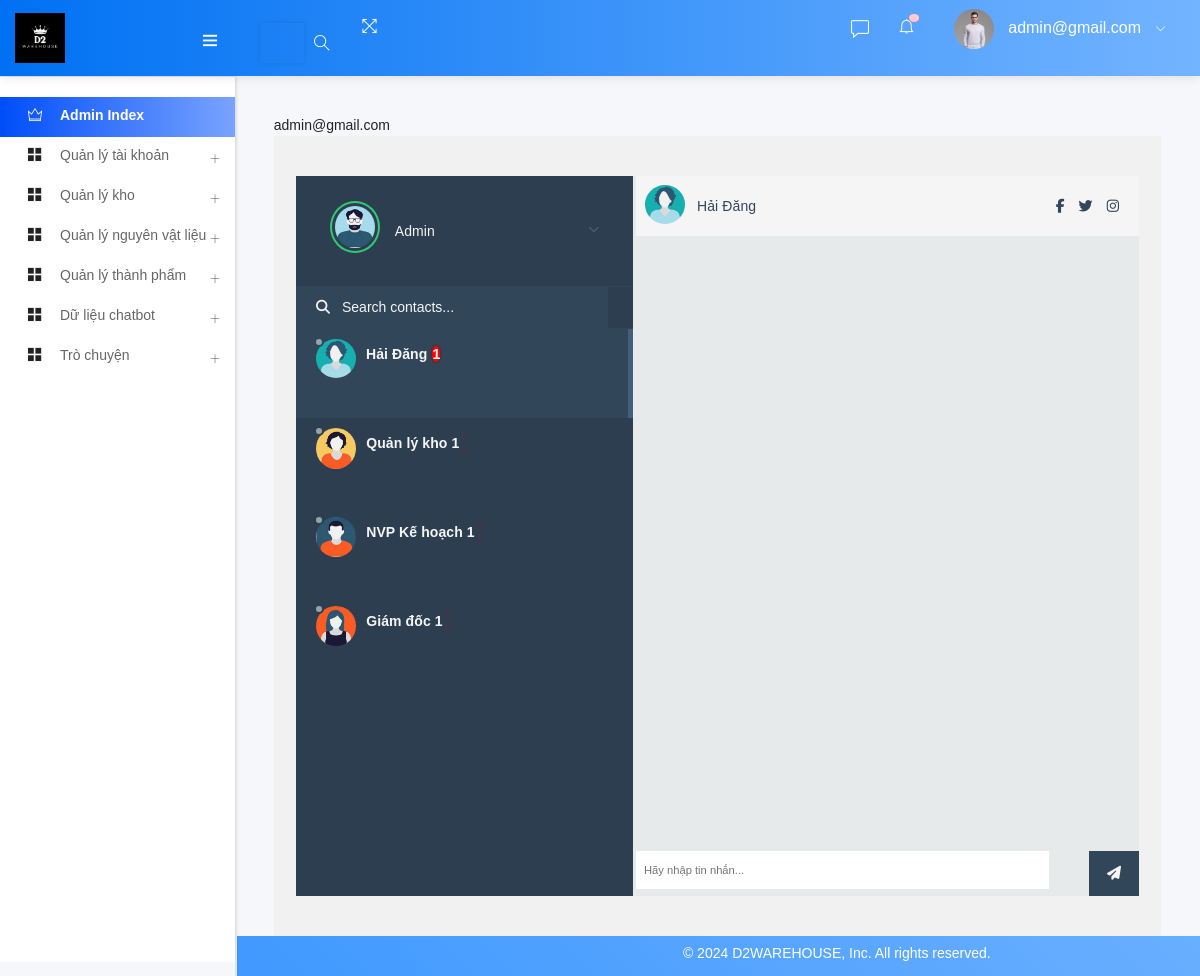
Screenshot of /chatapp.php (signed in) with the database file from the repository.
### tables this page shows
CREATE TABLE `add_logo` (
  `id` int(10) NOT NULL auto_increment,
  `img` varchar(200) NOT NULL,
  PRIMARY KEY  (`id`)
);

CREATE TABLE `chat_users` (
  `userid` int(11) NOT NULL,
  `username` varchar(255) NOT NULL,
  `email` varchar(100) NOT NULL,
  `password` varchar(255) NOT NULL,
  `avatar` varchar(255) NOT NULL,
  `current_session` int(11) NOT NULL,
  `online` int(11) NOT NULL,
  PRIMARY KEY  (`userid`)
);

### chatapp.php (called while the page is built, shortened)
<?php
include("template.php");
?>

### class/adminback.php (called while the page is built, shortened)
<?php
class  adminback
{
    private $connection;
    function __construct()
    {
        $dbhost = "localhost";
        $dbuser = "root";
        $dbpass = "";
        $dbname = "d2warehouse";
        $this->connection = mysqli_connect($dbhost, $dbuser, $dbpass, $dbname);
        mysqli_set_charset($this->connection,'UTF8');
    }
    function display_logo()
    {
        $query = "SELECT * FROM add_logo";
        if (mysqli_query($this->connection, $query)) {
            $pdt_info = mysqli_query($this->connection, $query);
            return $pdt_info;
        }
    }
}

### Chat.php (called while the page is built, shortened)
<?php
class Chat{
    private $host  = 'localhost';
    private $user  = 'root';
    private $password   = "";
    private $database  = "chatapp";
    private $chatTable = 'chat';
	private $chatUsersTable = 'chat_users';
	private $dbConnect = false;
    public function __construct(){
        if(!$this->dbConnect){
            $conn = new mysqli($this->host, $this->user, $this->password, $this->database);
            if($conn->connect_error){
                die("Error failed to connect to MySQL: " . $conn->connect_error);
            }else{
                $this->dbConnect = $conn;
            }
        }
    }
	private function getData($sqlQuery) {
		$result = mysqli_query($this->dbConnect, $sqlQuery);
		$data = array();
		while ($row = mysqli_fetch_array($result, MYSQLI_ASSOC)) {
			$data[] = $row;
		}
		return $data;
	}
	private function getNumRows($sqlQuery) {
		$result = mysqli_query($this->dbConnect, $sqlQuery);
		$numRows = mysqli_num_rows($result);
		return $numRows;
	}
	public function chatUsers($userid){
		$sqlQuery = "
			SELECT * FROM ".$this->chatUsersTable."
			WHERE userid != '$userid'";
		return  $this->getData($sqlQuery);
	}
	public function getUserDetails($userid){
		$sqlQuery = "
			SELECT * FROM ".$this->chatUsersTable."
			WHERE userid = '$userid'";
		return  $this->getData($sqlQuery);
	}
	public function getUseridByMail($mail)
	{
		$sqlQuery = "
			SELECT userid FROM ".$this->chatUsersTable."
			WHERE email = '$mail'";
		return  $this->getData($sqlQuery);
	}
	public function getUnreadMessageCount($senderUserid, $recieverUserid) {
		$sqlQuery = "
			SELECT * FROM ".$this->chatTable."
			WHERE sender_userid = '$senderUserid' AND reciever_userid = '$recieverUserid' AND status = '1'";
		$numRows = $this->getNumRows($sqlQuery);
		$output = '';
		if($numRows > 0){
			$output = $numRows;
		}
		return $output;
	}
}
?>

### views/chatapp_view.php (the view, shortened to what this page needs)
<?php
if(isset($_SESSION['user_mail'])) {
    $mail = $_SESSION['user_mail'];
    echo $mail;
    include('Chat.php');
    $chat = new Chat();
    $id = $chat->getUseridByMail($mail);
}
?>
<div class="container_app">
	<br>
		<div class="chatapp">
			<div id="frame_app">
				<div id="sidepanel_app">
					<div id="profile_app">
					<?php
					$loggedUser = $chat->getUserDetails($_SESSION['userid']);
					echo '<div class="wrap">';
					$currentSession = '';
					foreach ($loggedUser as $user) {
						$currentSession = $user['current_session'];
						echo '<img id="profile_app-img" src="assets/images/userpics/'.$user['avatar'].'" class="online" alt="" />';
						echo  '<p>'.$user['username'].'</p>';
							echo '<i class="fa fa-chevron-down expand-button" aria-hidden="true"></i>';
							echo '<div id="expanded">';
							echo '</div>';
					}
					echo '</div>';
					?>
					</div>
					<div id="search">
						<label for=""><i class="fa fa-search" aria-hidden="true"></i></label>
						<input type="text" placeholder="Search contacts..." />
					</div>
					<div id="contacts">
					<?php
					echo '<ul>';
					$chatUsers = $chat->chatUsers($_SESSION['userid']);
					foreach ($chatUsers as $user) {
						$status = 'offline';
						$activeUser = '';
						if($user['userid'] == $currentSession) {
							$activeUser = "active";
						}
						echo '<li id="'.$user['userid'].'" class="contact '.$activeUser.'" data-touserid="'.$user['userid'].'" data-tousername="'.$user['username'].'">';
						echo '<div class="wrap">';
						echo '<span id="status_'.$user['userid'].'" class="contact-status '.$status.'"></span>';
						echo '<img src="assets/images/userpics/'.$user['avatar'].'" alt="" />';
						echo '<div class="meta">';
						echo '<p class="name">'.$user['username'].'<span id="unread_'.$user['userid'].'" class="unread">'.$chat->getUnreadMessageCount($user['userid'], $_SESSION['userid']).'</span></p>';
						echo '<p class="preview"><span id="isTyping_'.$user['userid'].'" class="isTyping"></span></p>';
						echo '</div>';
						echo '</div>';
						echo '</li>';
					}
					echo '</ul>';
					?>
					</div>
				</div>
				<div class="content" id="content">
					<div class="contact-profile_app" id="userSection">
						<?php
						$userDetails = $chat->getUserDetails($currentSession);
						foreach ($userDetails as $user) {
							echo '<img src="../assets/images/userpics/'.$user['avatar'].'" alt="" />';
								echo '<p>'.$user['username'].'</p>';
								echo '<div class="social-media">';
									echo '<i class="fa fa-facebook" aria-hidden="true"></i>';
									echo '<i class="fa fa-twitter" aria-hidden="true"></i>';
									echo '<i class="fa fa-instagram" aria-hidden="true"></i>';
								echo '</div>';
						}
						?>
					</div>
					<div class="messages" id="conversation">
					</div>
					<div class="message-input" id="replySection">
						<div class="message-input" id="replyContainer">
							<div class="wrap">
								<input type="text" class="chatMessage" id="chatMessage<?php echo $currentSession; ?>" placeholder="Hãy nhập tin nhắn..." />
								<button class="submit chatButton" id="chatButton<?php echo $currentSession; ?>"><i class="fa fa-paper-plane" aria-hidden="true"></i></button>
							</div>
						</div>
					</div>
				</div>
			</div>
		</div>
</div>

### includes/headernav.php (shortened to what this page needs)
<nav class="navbar header-navbar pcoded-header">
               <div class="navbar-wrapper">
                   <div class="navbar-logo">
                       <a class="mobile-menu" id="mobile-collapse" href="#!">
                           <i class="ti-menu"></i>
                       </a>
                       <a href="index.php">
                      <?php
                       $obj=new adminback();
                       $logo_info = $obj->display_logo();
                       $logo = mysqli_fetch_assoc($logo_info);
                       ?>
                           <img width="50" height="50" src="uploads/<?php echo $logo['img']; ?>" alt="Theme-Logo" />
                       </a>
                   </div>
                   <div class="navbar-container container-fluid">
                       <ul class="nav-left">
                           <li class="header-search">
                               <div class="main-search orphsearch-search">
                                   <div class="input-group">
                                       <input type="text" class="form-control">
                                       <span class="input-group-addon search-btn"><i class="ti-search"></i></span>
                                   </div>
                               </div>
                           </li>
                           <li>
                               <a href="#!" onclick="javascript:toggleFullScreen()">
                                   <i class="ti-fullscreen"></i>
                               </a>
                           </li>
                       </ul>
                       <ul class="nav-right">
                       <li class="chat" style="margin-top: 8px;">
                    <i class="ti-comment" style="color: white; font-size: large;" onclick="toggleChatbox()"></i>
                    </li>
                           <li class="header-notification">
                               <a href="#!">
                                   <i class="ti-bell"></i>
                                   <span class="badge bg-c-pink"></span>
                               </a>
                           </li>
                           <li class="user-profile header-notification">
                               <a href="#!">
                                   <img src="assets/images/avatar-2.jpg" class="img-radius" alt="User-Profile-Image">
                                   <span> <?php echo $admin_email ?> </span>
                                   <i class="ti-angle-down"></i>
                               </a>
                           </li>
                       </ul>
                   </div>
               </div>
           </nav>

### rows the page displays
add_logo: img (picture)
chat_users: avatar (picture), username "Admin"
chat_users: avatar (picture), username "Hải Đăng", UnreadMessageCount "1"
chat_users: avatar (picture), username "Quản lý kho 1"
chat_users: avatar (picture), username "NVP Kế hoạch 1"
chat_users: avatar (picture), username "Giám đốc 1"

### other values shown
$admin_email "admin@gmail.com"
$mail "admin@gmail.com"
